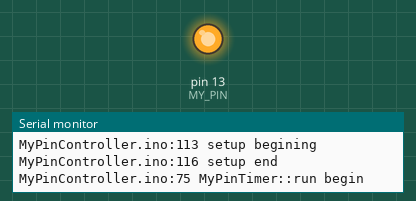
This sketch was run on a simulated Arduino Uno, built with avr-gcc and run on an emulated ATmega328P. Shown: output pins drawn as LEDs (lit = HIGH), the last lines printed to the serial monitor.

Above: at 0.3 s.
At 24.1 s:
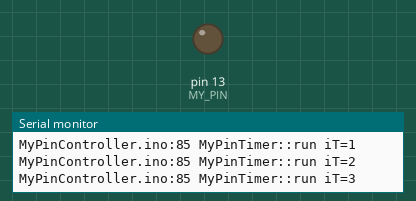
Timing chart, 0 to 32.6 s (numbered marks = the images above):
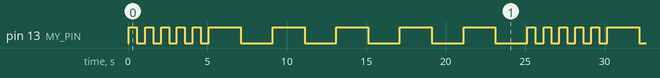

The sketch:

MyPinController.ino
```cpp
// (licence header left out)
// Comment out the below line to stop debugging transmit across the serial port
#define DEBUG 1

// implement a real vararg printf for debugging across tge ardbino serial port. Its dumb they never provided one.
#define printf(...) myserialprintf(__VA_ARGS__)

#ifdef DEBUG
 #define myserialprintf(myformat, ...) _myserialprintf(PSTR(myformat), ##__VA_ARGS__)

  extern "C" {
   int serial_put_c(char c, FILE *fp)
   {
       if(c == '\n')
         Serial.write('\r');

     Serial.write(c);
   }
  }


  void _myserialprintf(const char *myformat, ...)
  {
  #ifdef DEBUG
  FILE stdif;
  va_list ap;

   fdev_setup_stream(&stdif, serial_put_c, NULL, _FDEV_SETUP_WRITE);

   va_start(ap, myformat);
   vfprintf_P(&stdif, myformat, ap);
   va_end(ap);
  #endif
  }

#else
  // Do notning since debug wasnt defined
  #define myserialprintf(fmt, ...)
#endif

#define MY_PIN 13

class MyPinTimer {
  public:
    MyPinTimer(const int &iInPinNumber, const int &iInSleepTime, const int &iInRepeat) :
               m_iPin(iInPinNumber), m_iSleep_mSec(iInSleepTime), m_iRepeatCount(iInRepeat) {};

    void run() {
      printf("%s:%d MyPinTimer::run begin\n", __FILE__, __LINE__);

      digitalWrite(m_iPin, HIGH);  // Turn the pin HIGH
      delay(m_iSleep_mSec);
      digitalWrite(m_iPin, LOW);  // Turn the pin HIGH
      delay(m_iSleep_mSec);

      printf("%s:%d run starting loop\n", __FILE__, __LINE__);

      for (int iT = 0; iT < m_iRepeatCount-1; ++iT) {
        printf("%s:%d MyPinTimer::run iT=%d\n", __FILE__, __LINE__, iT);

        digitalWrite(m_iPin, HIGH);  // Turn the pin HIGH
        delay(m_iSleep_mSec);
        digitalWrite(m_iPin, LOW);  // Turn the pin HIGH
        delay(m_iSleep_mSec);
      }

      printf("%s:%d run end\n", __FILE__, __LINE__);
    }


  private:
    int m_iPin;
    int m_iSleep_mSec;
    int m_iRepeatCount;
};

MyPinTimer* g_pMyPinTimer1;
MyPinTimer* g_pMyPinTimer2;

void setup() {
#ifdef DEBUG
  Serial.begin(9600);
#endif

  pinMode(MY_PIN, OUTPUT);

  printf("%s:%d setup begining\n", __FILE__, __LINE__);
  g_pMyPinTimer1 = new MyPinTimer(MY_PIN, 500, 5);
  g_pMyPinTimer2 = new MyPinTimer(MY_PIN, 2000, 5);
  printf("%s:%d setup end\n", __FILE__, __LINE__);
}

void loop() {
  g_pMyPinTimer1->run();
  g_pMyPinTimer2->run();
}
```

Measured:
- by itself, pin 13 (MY_PIN): repeats every 25.1 s: LOW 0.52 s, 3 × (HIGH 0.50 s, LOW 0.50 s), HIGH 0.50 s, LOW 0.51 s, 5 × (HIGH 2.0 s, LOW 2.0 s), HIGH 0.50 s
- by itself, everything shown: repeats every 25.1 s, in 20 steps
